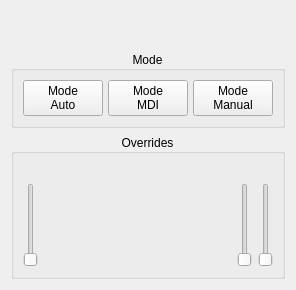
         <widget class="QWidget" name="page_3">
          <layout class="QVBoxLayout" name="verticalLayout_7">
           <item>
            <spacer name="verticalSpacer_4">
             <property name="orientation">
              <enum>Qt::Vertical</enum>
             </property>
             <property name="sizeHint" stdset="0">
              <size>
               <width>20</width>
               <height>40</height>
              </size>
             </property>
            </spacer>
           </item>
           <item>
            <widget class="QGroupBox" name="gridGroupBox">
             <property name="title">
              <string>Mode</string>
             </property>
             <property name="alignment">
              <set>Qt::AlignCenter</set>
             </property>
             <layout class="QGridLayout" name="gridLayout_22">
              <property name="spacing">
               <number>5</number>
              </property>
              <item row="0" column="0">
               <widget class="ActionButton" name="actionbutton_26">
                <property name="text">
                 <string>Mode
Auto</string>
                </property>
                <property name="rules" stdset="0">
                 <string>[{&quot;channels&quot;: [{&quot;url&quot;: &quot;status:task_mode&quot;, &quot;trigger&quot;: true}], &quot;property&quot;: &quot;Style Sheet&quot;, &quot;expression&quot;: &quot;'border-color: #00EE00' if ch[0] == 2 else ''&quot;, &quot;name&quot;: &quot;Mode&quot;}]</string>
                </property>
                <property name="actionName" stdset="0">
                 <string>machine.mode.auto</string>
                </property>
               </widget>
              </item>
              <item row="0" column="2">
               <widget class="ActionButton" name="actionbutton_25">
                <property name="text">
                 <string>Mode
Manual</string>
                </property>
                <property name="rules" stdset="0">
                 <string>[{&quot;channels&quot;: [{&quot;url&quot;: &quot;status:task_mode&quot;, &quot;trigger&quot;: true}], &quot;property&quot;: &quot;Style Sheet&quot;, &quot;expression&quot;: &quot;'border-color: #00EE00' if ch[0] == 1 else ''&quot;, &quot;name&quot;: &quot;Mode&quot;}]</string>
                </property>
                <property name="actionName" stdset="0">
                 <string>machine.mode.manual</string>
                </property>
               </widget>
              </item>
              <item row="0" column="1">
               <widget class="ActionButton" name="actionbutton_27">
                <property name="text">
                 <string>Mode
MDI</string>
                </property>
                <property name="rules" stdset="0">
                 <string>[{&quot;channels&quot;: [{&quot;url&quot;: &quot;status:task_mode&quot;, &quot;trigger&quot;: true}], &quot;property&quot;: &quot;Style Sheet&quot;, &quot;expression&quot;: &quot;'border-color: #00EE00' if ch[0] == 3 else ''&quot;, &quot;name&quot;: &quot;Mode&quot;}]</string>
                </property>
                <property name="actionName" stdset="0">
                 <string>machine.mode.mdi</string>
                </property>
               </widget>
              </item>
             </layout>
            </widget>
           </item>
           <item>
            <widget class="QGroupBox" name="gridGroupBox">
             <property name="title">
              <string>Overrides</string>
             </property>
             <property name="alignment">
              <set>Qt::AlignCenter</set>
             </property>
             <layout class="QGridLayout" name="gridLayout_7">
              <item row="1" column="0">
               <widget class="ActionSlider" name="actionslider_3">
                <property name="orientation">
                 <enum>Qt::Vertical</enum>
                </property>
                <property name="actionName" stdset="0">
                 <string>spindle.override</string>
                </property>
               </widget>
              </item>
              <item row="1" column="3">
               <widget class="ActionSlider" name="actionslider">
                <property name="orientation">
                 <enum>Qt::Vertical</enum>
                </property>
                <property name="actionName" stdset="0">
                 <string>machine.rapid-override.set</string>
                </property>
               </widget>
              </item>
              <item row="1" column="2">
               <widget class="ActionSlider" name="actionslider_2">
                <property name="orientation">
                 <enum>Qt::Vertical</enum>
                </property>
                <property name="actionName" stdset="0">
                 <string>machine.feed-override.set</string>
                </property>
               </widget>
              </item>
              <item row="0" column="0">
               <widget class="StatusLabel" name="statuslabel_19">
                <property name="minimumSize">
                 <size>
                  <width>50</width>
                  <height>0</height>
                 </size>
                </property>
                <property name="alignment">
                 <set>Qt::AlignCenter</set>
                </property>
                <property name="rules" stdset="0">
                 <string>[{&quot;channels&quot;: [{&quot;url&quot;: &quot;status:spindle.0.override&quot;, &quot;trigger&quot;: true}], &quot;property&quot;: &quot;Text&quot;, &quot;expression&quot;: &quot;'Spindle\\n{:g}%'.format(ch[0]*100)&quot;, &quot;name&quot;: &quot;Spindle Override&quot;}]</string>
                </property>
               </widget>
              </item>
              <item row="0" column="2">
               <widget class="StatusLabel" name="statuslabel_16">
                <property name="alignment">
                 <set>Qt::AlignCenter</set>
                </property>
                <property name="rules" stdset="0">
                 <string>[{&quot;channels&quot;: [{&quot;url&quot;: &quot;status:feedrate&quot;, &quot;trigger&quot;: true}], &quot;property&quot;: &quot;Text&quot;, &quot;expression&quot;: &quot;'Feed\\n{:g}%'.format(ch[0]*100)&quot;, &quot;name&quot;: &quot;Feed Override&quot;}]</string>
                </property>
               </widget>
              </item>
              <item row="0" column="3">
               <widget class="StatusLabel" name="statuslabel_17">
                <property name="alignment">
                 <set>Qt::AlignCenter</set>
                </property>
                <property name="rules" stdset="0">
                 <string>[{&quot;channels&quot;: [{&quot;url&quot;: &quot;status:rapidrate&quot;, &quot;trigger&quot;: true}], &quot;property&quot;: &quot;Text&quot;, &quot;expression&quot;: &quot;'Rapid\\n{:g}%'.format(ch[0]*100)&quot;, &quot;name&quot;: &quot;Rapid Override&quot;}]</string>
                </property>
               </widget>
              </item>
              <item row="1" column="1">
               <spacer name="horizontalSpacer_5">
                <property name="orientation">
                 <enum>Qt::Horizontal</enum>
                </property>
                <property name="sizeHint" stdset="0">
                 <size>
                  <width>40</width>
                  <height>20</height>
                 </size>
                </property>
               </spacer>
              </item>
             </layout>
            </widget>
           </item>
          </layout>
         </widget>
